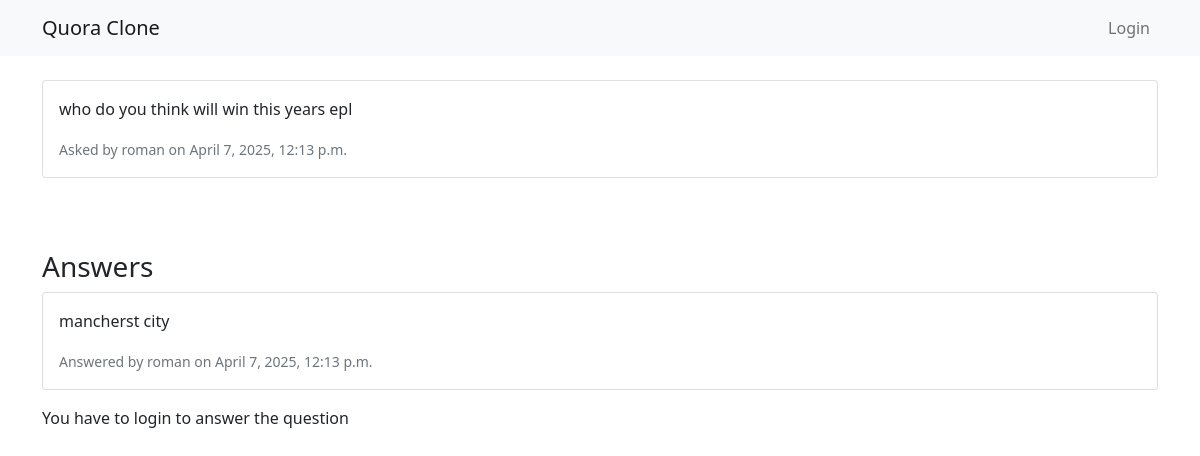
The app's page /question/3/, older data.
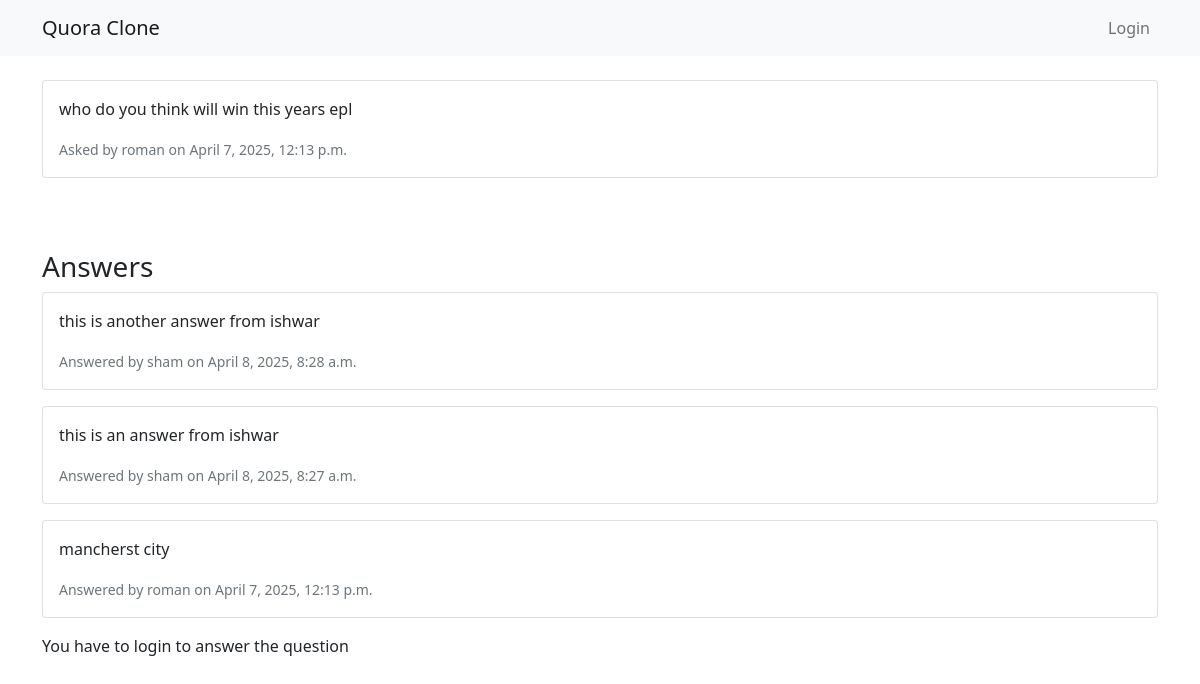
The same page, newer data.
### questions/models.py (models this page shows, shortened)
class Question(models.Model):
    topic = models.CharField(max_length=200)
    question = models.TextField()
    author = models.ForeignKey(User, on_delete=models.CASCADE)
    created_at = models.DateTimeField(auto_now_add=True)
    updated_at = models.DateTimeField(auto_now=True)

class Answer(models.Model):
    question = models.ForeignKey(Question, on_delete=models.CASCADE, related_name='answers')
    content = models.TextField()
    author = models.ForeignKey(User, on_delete=models.CASCADE)
    created_at = models.DateTimeField(auto_now_add=True)
    updated_at = models.DateTimeField(auto_now=True)
    likes = models.ManyToManyField(User, related_name='liked_answers', blank=True)

### questions/views.py (the view)
# urls.py: path('question/<int:pk>/', views.question_detail, name='question_detail'),
def question_detail(request, pk):
    question = get_object_or_404(Question, pk=pk)
    answers = question.answers.all().order_by('-created_at')
    if request.method == 'POST':
        form = AnswerForm(request.POST)
        if form.is_valid():
            answer = form.save(commit=False)
            answer.author = request.user
            answer.question = question
            answer.save()
            return redirect('question_detail', pk=pk)
    else:
        form = AnswerForm()
    return render(request, 'questions/question_detail.html',
                 {'question': question, 'answers': answers, 'form': form})

### questions/templates/questions/question_detail.html (shortened to what this page needs)
{% extends 'questions/base.html' %}
{% block content %}
    <div class="card mb-4">
        <div class="card-body">
            <p class="card-text">{{ question.question }}</p>
            <small class="text-muted">Asked by {{ question.author.username }} on {{ question.created_at }}</small>
        </div>
    </div>
    <br>
     <br>
    <h3>Answers</h3>
    {% for answer in answers %}
        <div class="card mb-3">
            <div class="card-body">
                <p class="card-text">{{ answer.content }}</p>
                <small class="text-muted">
                    Answered by {{ answer.author.username }} on {{ answer.created_at }}
                </small>
            </div>
        </div>
    {% endfor %}
    {% if not user.is_authenticated %}
    You have to login to answer the question
    {% endif %}
{% endblock %}

### questions/templates/questions/base.html (shortened to what this page needs)
<!DOCTYPE html>
<html>
<head>
    <link href="https://cdn.jsdelivr.net/npm/bootstrap@5.1.3/dist/css/bootstrap.min.css" rel="stylesheet">
</head>
<body>
    <nav class="navbar navbar-expand-lg navbar-light bg-light">
        <div class="container">
            <a class="navbar-brand" href="{% url 'home' %}">Quora Clone</a>
            <div class="navbar-nav">
                {% if user.is_authenticated %}
                    <a class="nav-link" href="{% url 'ask_question' %}">Ask Question</a>
                    <a class="nav-link" href="{% url 'logout' %}">Logout</a>
                {% else %}
                    <a class="nav-link" href="{% url 'login' %}">Login</a>
                {% endif %}
            </div>
        </div>
    </nav>
    <div class="container mt-4">
        {% block content %}
        {% endblock %}
    </div>
</body>
</html>

Row changes from the older to the newer data that the page shows:
added Answer: content "this is another answer from ishwar", author.username "sham", created_at "April 8, 2025, 8:28 a.m."
added Answer: content "this is an answer from ishwar", author.username "sham", created_at "April 8, 2025, 8:27 a.m."
